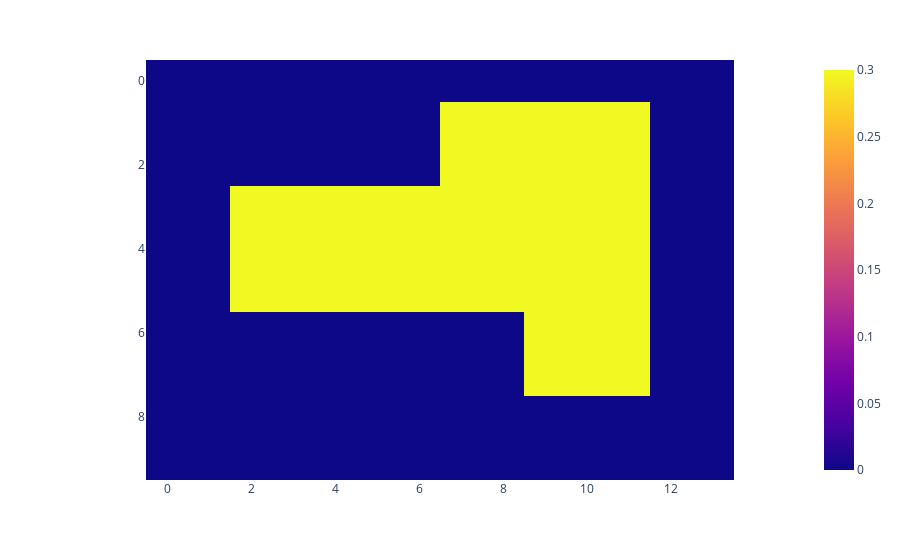

Here is the notebook cell this chart was saved with:
### Code cell
import plotly.express as px
# px.imshow(edges
# )

plot_data = np.zeros((max(data[:,1])+3, max(data[:,0]+3)))
for x, y in all_visited:
    plot_data[y, x] = 0.5
for x, y in edges:
    plot_data[y, x] = 1
for x, y in interiors:
    plot_data[y, x] = 0.3

px.imshow(plot_data)

### Figure 1 — Plotly figure (JSON) as saved in the notebook; plotly's stock layout.template omitted (floating-point values rounded to 4 significant figures; data arrays with more than 128 entries replaced by an {"elided": "..."} marker saying what was removed)
{"data": [{"coloraxis": "coloraxis", "hovertemplate": "x: %{x}<br>y: %{y}<br>color: %{z}<extra></extra>", "name": "0", "type": "heatmap", "xaxis": "x", "yaxis": "y", "z": {"elided": "10x14 float values"}}], "layout": {"coloraxis": {"colorscale": [[0, "#0d0887"], [0.1111, "#46039f"], [0.2222, "#7201a8"], [0.3333, "#9c179e"], [0.4444, "#bd3786"], [0.5556, "#d8576b"], [0.6667, "#ed7953"], [0.7778, "#fb9f3a"], [0.8889, "#fdca26"], [1, "#f0f921"]]}, "margin": {"t": 60}, "xaxis": {"anchor": "y", "constrain": "domain", "domain": [0, 1], "scaleanchor": "y"}, "yaxis": {"anchor": "x", "autorange": "reversed", "constrain": "domain", "domain": [0, 1]}}}
